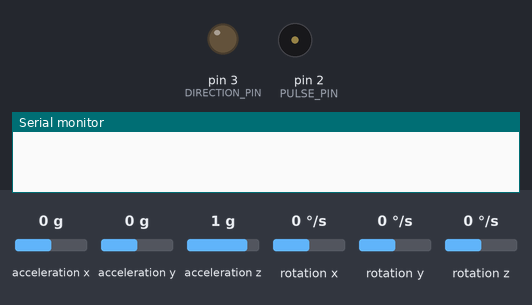
The sketch below on a simulated Arduino Uno, built with avr-gcc and run on an emulated ATmega328P. Shown: output pins drawn as LEDs (lit = HIGH), buzzer (waves = sounding), the last lines printed to the serial monitor. Wiring (inferred from the names in the program): MPU-6050 motion sensor at I2C address 0x68. The inputs (shaded band) are chosen by the test bench; at power-on: acceleration y 0 g, acceleration x 0 g, acceleration z 1 g, rotation x 0 °/s, rotation y 0 °/s, rotation z 0 °/s.

Above: at 0.1 s.
At 3.5 s:
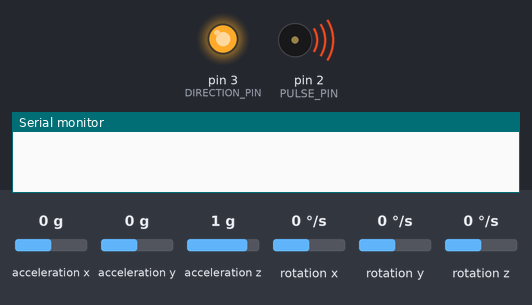
At 7.9 s:
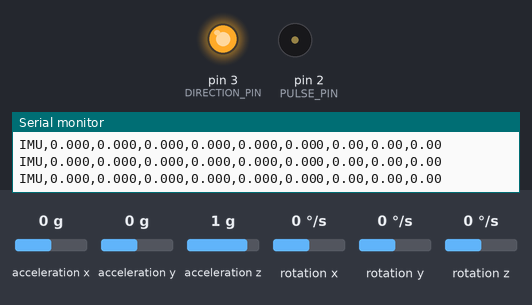
8.0 s: acceleration y set to 0.8 g
11.0 s: acceleration x set to -1.4 g
Timing chart, 0 to 14.0 s (numbered marks = the images above; inputs shaded):
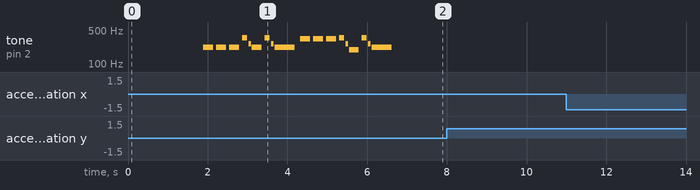

The sketch:

stepper_mpu_combined.ino
```cpp
#include <Wire.h>

const uint8_t PULSE_PIN = 2;
const uint8_t DIRECTION_PIN = 3;
const uint8_t MPU6050_ADDRESS = 0x68;
const uint8_t MPU6050_PWR_MGMT_1 = 0x6B;
const uint8_t MPU6050_ACCEL_XOUT_H = 0x3B;
const uint8_t MPU6050_GYRO_CONFIG = 0x1B;
const uint8_t MPU6050_ACCEL_CONFIG = 0x1C;
const unsigned long SERIAL_BAUD = 115200;
const unsigned int PULSE_HIGH_US = 10;
const unsigned long TELEMETRY_INTERVAL_US = 10000;
const float ACCEL_SCALE = 16384.0f;
const float GYRO_SCALE = 131.0f;
const float COMPLEMENTARY_ALPHA = 0.98f;
const int GYRO_CALIBRATION_SAMPLES = 500;
const uint8_t COMMAND_QUEUE_SIZE = 16;
const int NOTE_C4 = 262;
const int NOTE_G3 = 196;
const int NOTE_A3 = 220;
const int NOTE_AS3 = 233;
const int NOTE_E4 = 330;
const int NOTE_F4 = 349;

const int STARTUP_MELODY[] = {
  NOTE_A3, NOTE_A3, NOTE_A3, NOTE_F4, NOTE_C4, NOTE_A3, NOTE_F4, NOTE_C4, NOTE_A3,
  NOTE_E4, NOTE_E4, NOTE_E4, NOTE_F4, NOTE_C4, NOTE_G3, NOTE_F4, NOTE_C4, NOTE_A3
};

const int STARTUP_NOTE_DURATIONS[] = {
  4, 4, 4, 8, 16, 4, 8, 16, 2,
  4, 4, 4, 8, 16, 4, 8, 16, 2
};

struct MotionCommand {
  long steps;
  long direction;
  unsigned long feedrate;
};

String inputBuffer;
MotionCommand commandQueue[COMMAND_QUEUE_SIZE];
uint8_t commandQueueHead = 0;
uint8_t commandQueueTail = 0;
uint8_t commandQueueCount = 0;

long commandedStepsRemaining = 0;
long currentDirection = 1;
unsigned long stepIntervalUs = 0;
unsigned long nextStepMicros = 0;
unsigned long pulseStartedMicros = 0;
bool pulseIsHigh = false;

float gyroBiasX = 0.0f;
float gyroBiasY = 0.0f;
float gyroBiasZ = 0.0f;
float rollDeg = 0.0f;
float pitchDeg = 0.0f;
float yawDeg = 0.0f;
unsigned long lastImuMicros = 0;
unsigned long lastTelemetryMicros = 0;

void playStartupTune() {
  digitalWrite(DIRECTION_PIN, HIGH);

  const int melodySize = sizeof(STARTUP_MELODY) / sizeof(STARTUP_MELODY[0]);
  for (int noteIndex = 0; noteIndex < melodySize; noteIndex++) {
    int noteDuration = 1000 / STARTUP_NOTE_DURATIONS[noteIndex];
    tone(PULSE_PIN, STARTUP_MELODY[noteIndex], noteDuration);

    int pauseBetweenNotes = static_cast<int>(noteDuration * 1.30f);
    delay(pauseBetweenNotes);
    noTone(PULSE_PIN);
  }

  digitalWrite(PULSE_PIN, LOW);
}

void writeRegister(uint8_t reg, uint8_t value) {
  Wire.beginTransmission(MPU6050_ADDRESS);
  Wire.write(reg);
  Wire.write(value);
  Wire.endTransmission();
}

bool readRawMpuData(int16_t& accelX, int16_t& accelY, int16_t& accelZ,
                    int16_t& gyroX, int16_t& gyroY, int16_t& gyroZ) {
  Wire.beginTransmission(MPU6050_ADDRESS);
  Wire.write(MPU6050_ACCEL_XOUT_H);
  if (Wire.endTransmission(false) != 0) {
    return false;
  }

  const uint8_t bytesToRead = 14;
  uint8_t received = Wire.requestFrom(
    static_cast<uint8_t>(MPU6050_ADDRESS),
    static_cast<uint8_t>(bytesToRead),
    static_cast<uint8_t>(true)
  );
  if (received != bytesToRead) {
    return false;
  }

  accelX = (Wire.read() << 8) | Wire.read();
  accelY = (Wire.read() << 8) | Wire.read();
  accelZ = (Wire.read() << 8) | Wire.read();
  Wire.read();
  Wire.read();
  gyroX = (Wire.read() << 8) | Wire.read();
  gyroY = (Wire.read() << 8) | Wire.read();
  gyroZ = (Wire.read() << 8) | Wire.read();
  return true;
}

void calibrateGyro() {
  long sumX = 0;
  long sumY = 0;
  long sumZ = 0;

  for (int sample = 0; sample < GYRO_CALIBRATION_SAMPLES; sample++) {
    int16_t accelX = 0;
    int16_t accelY = 0;
    int16_t accelZ = 0;
    int16_t gyroX = 0;
    int16_t gyroY = 0;
    int16_t gyroZ = 0;

    if (readRawMpuData(accelX, accelY, accelZ, gyroX, gyroY, gyroZ)) {
      sumX += gyroX;
      sumY += gyroY;
      sumZ += gyroZ;
    }
    delay(3);
  }

  gyroBiasX = static_cast<float>(sumX) / GYRO_CALIBRATION_SAMPLES;
  gyroBiasY = static_cast<float>(sumY) / GYRO_CALIBRATION_SAMPLES;
  gyroBiasZ = static_cast<float>(sumZ) / GYRO_CALIBRATION_SAMPLES;
}

void configureMove(long steps, long direction, unsigned long feedrate) {
  if (steps <= 0 || feedrate == 0) {
    return;
  }

  currentDirection = direction;
  digitalWrite(DIRECTION_PIN, currentDirection > 0 ? HIGH : LOW);

  commandedStepsRemaining = steps;
  stepIntervalUs = 1000000UL / feedrate;
  if (stepIntervalUs <= PULSE_HIGH_US) {
    stepIntervalUs = PULSE_HIGH_US + 1;
  }

  pulseIsHigh = false;
  nextStepMicros = micros();
}

bool enqueueMove(long steps, long direction, unsigned long feedrate) {
  if (commandQueueCount >= COMMAND_QUEUE_SIZE) {
    return false;
  }

  commandQueue[commandQueueTail].steps = steps;
  commandQueue[commandQueueTail].direction = direction;
  commandQueue[commandQueueTail].feedrate = feedrate;
  commandQueueTail = (commandQueueTail + 1) % COMMAND_QUEUE_SIZE;
  commandQueueCount++;
  return true;
}

bool dequeueMove(MotionCommand& command) {
  if (commandQueueCount == 0) {
    return false;
  }

  command = commandQueue[commandQueueHead];
  commandQueueHead = (commandQueueHead + 1) % COMMAND_QUEUE_SIZE;
  commandQueueCount--;
  return true;
}

void handleCommand(const String& command) {
  int firstComma = command.indexOf(',');
  int secondComma = command.indexOf(',', firstComma + 1);

  if (firstComma < 0 || secondComma < 0) {
    return;
  }

  String stepText = command.substring(0, firstComma);
  String dirText = command.substring(firstComma + 1, secondComma);
  String feedrateText = command.substring(secondComma + 1);

  stepText.trim();
  dirText.trim();
  feedrateText.trim();

  long steps = stepText.toInt();
  long direction = dirText.toInt();
  long feedrate = feedrateText.toInt();

  if (steps <= 0) {
    return;
  }

  if (!(direction == -1 || direction == 0 || direction == 1)) {
    return;
  }

  if (feedrate <= 0) {
    return;
  }

  enqueueMove(steps, direction, static_cast<unsigned long>(feedrate));
}

void readSerialCommands() {
  while (Serial.available() > 0) {
    char incoming = static_cast<char>(Serial.read());

    if (incoming == '\r') {
      continue;
    }

    if (incoming == '\n') {
      if (inputBuffer.length() > 0) {
        handleCommand(inputBuffer);
        inputBuffer = "";
      }
      continue;
    }

    inputBuffer += incoming;
  }
}

void updateStepper() {
  unsigned long nowMicros = micros();

  if (commandedStepsRemaining <= 0 && !pulseIsHigh) {
    MotionCommand nextCommand;
    if (dequeueMove(nextCommand)) {
      configureMove(nextCommand.steps, nextCommand.direction, nextCommand.feedrate);
    }
  }

  if (pulseIsHigh) {
    if (nowMicros - pulseStartedMicros >= PULSE_HIGH_US) {
      digitalWrite(PULSE_PIN, LOW);
      pulseIsHigh = false;
    }
    return;
  }

  if (commandedStepsRemaining <= 0) {
    return;
  }

  if (nowMicros - nextStepMicros < stepIntervalUs && nextStepMicros != 0) {
    return;
  }

  digitalWrite(DIRECTION_PIN, currentDirection > 0 ? HIGH : LOW);
  digitalWrite(PULSE_PIN, HIGH);
  pulseStartedMicros = nowMicros;
  pulseIsHigh = true;
  nextStepMicros = nowMicros;
  commandedStepsRemaining--;
}

void emitTelemetry(float gyroX, float gyroY, float gyroZ,
                   float linearAccelX, float linearAccelY, float linearAccelZ) {
  Serial.print("IMU,");
  Serial.print(gyroX, 3);
  Serial.print(",");
  Serial.print(gyroY, 3);
  Serial.print(",");
  Serial.print(gyroZ, 3);
  Serial.print(",");
  Serial.print(linearAccelX, 3);
  Serial.print(",");
  Serial.print(linearAccelY, 3);
  Serial.print(",");
  Serial.print(linearAccelZ, 3);
  Serial.print(",");
  Serial.print(rollDeg, 2);
  Serial.print(",");
  Serial.print(pitchDeg, 2);
  Serial.print(",");
  Serial.println(yawDeg, 2);
}

void updateImuAndTelemetry() {
  unsigned long nowMicros = micros();
  if (nowMicros - lastTelemetryMicros < TELEMETRY_INTERVAL_US) {
    return;
  }

  int16_t rawAccelX = 0;
  int16_t rawAccelY = 0;
  int16_t rawAccelZ = 0;
  int16_t rawGyroX = 0;
  int16_t rawGyroY = 0;
  int16_t rawGyroZ = 0;
  if (!readRawMpuData(rawAccelX, rawAccelY, rawAccelZ, rawGyroX, rawGyroY, rawGyroZ)) {
    lastTelemetryMicros = nowMicros;
    return;
  }

  float deltaTime = (nowMicros - lastImuMicros) * 0.000001f;
  lastImuMicros = nowMicros;
  lastTelemetryMicros = nowMicros;

  if (deltaTime <= 0.0f || deltaTime > 0.5f) {
    deltaTime = 0.01f;
  }

  float accelX = static_cast<float>(rawAccelX) / ACCEL_SCALE;
  float accelY = static_cast<float>(rawAccelY) / ACCEL_SCALE;
  float accelZ = static_cast<float>(rawAccelZ) / ACCEL_SCALE;

  float gyroX = (static_cast<float>(rawGyroX) - gyroBiasX) / GYRO_SCALE;
  float gyroY = (static_cast<float>(rawGyroY) - gyroBiasY) / GYRO_SCALE;
  float gyroZ = (static_cast<float>(rawGyroZ) - gyroBiasZ) / GYRO_SCALE;

  float accelRollDeg = atan2(accelY, accelZ) * RAD_TO_DEG;
  float accelPitchDeg = atan2(-accelX, sqrt(accelY * accelY + accelZ * accelZ)) * RAD_TO_DEG;

  rollDeg = COMPLEMENTARY_ALPHA * (rollDeg + gyroX * deltaTime) + (1.0f - COMPLEMENTARY_ALPHA) * accelRollDeg;
  pitchDeg = COMPLEMENTARY_ALPHA * (pitchDeg + gyroY * deltaTime) + (1.0f - COMPLEMENTARY_ALPHA) * accelPitchDeg;
  yawDeg += gyroZ * deltaTime;

  float rollRad = rollDeg * DEG_TO_RAD;
  float pitchRad = pitchDeg * DEG_TO_RAD;

  float gravityX = -sin(pitchRad);
  float gravityY = sin(rollRad) * cos(pitchRad);
  float gravityZ = cos(rollRad) * cos(pitchRad);

  float linearAccelX = accelX - gravityX;
  float linearAccelY = accelY - gravityY;
  float linearAccelZ = accelZ - gravityZ;

  emitTelemetry(gyroX, gyroY, gyroZ, linearAccelX, linearAccelY, linearAccelZ);
}

void setup() {
  pinMode(PULSE_PIN, OUTPUT);
  pinMode(DIRECTION_PIN, OUTPUT);
  digitalWrite(PULSE_PIN, LOW);
  digitalWrite(DIRECTION_PIN, LOW);

  Serial.begin(SERIAL_BAUD);
  inputBuffer.reserve(48);

  Wire.begin();
  Wire.setClock(400000);
  writeRegister(MPU6050_PWR_MGMT_1, 0x00);
  writeRegister(MPU6050_ACCEL_CONFIG, 0x00);
  writeRegister(MPU6050_GYRO_CONFIG, 0x00);
  delay(100);

  calibrateGyro();
  playStartupTune();
  lastImuMicros = micros();
  lastTelemetryMicros = lastImuMicros;
}

void loop() {
  readSerialCommands();
  updateStepper();
  updateImuAndTelemetry();
}
```
